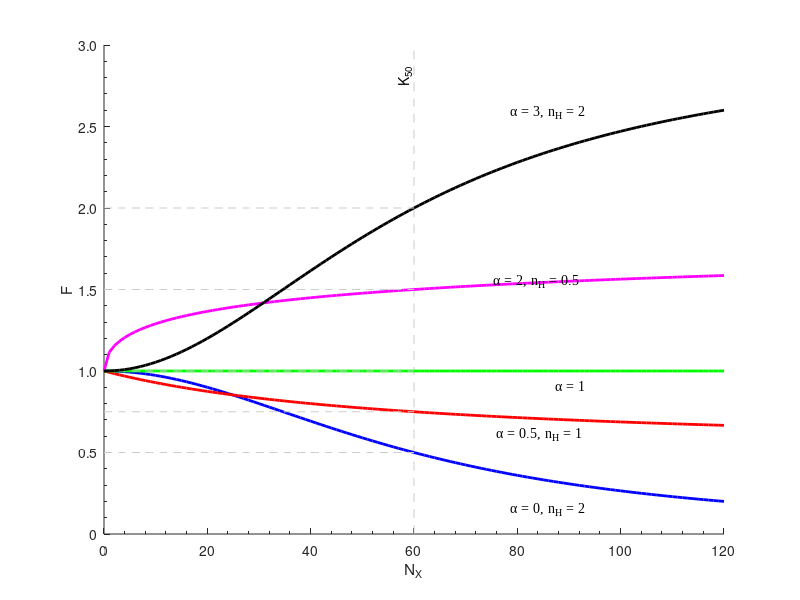

MATLAB code to generate this figure:
% This script makes a graph of the scaling factor F as a function 
% of the number of agents X

% Author: Alex Plakantonakis,   Copyright (c) 2019.           License: GNU GPLv3

clear; 

% Parameters
agents = 120;
alpha = [0 0.5 1 2 3];
n = [0.5 1 2];
K = 60;

% figure;             hold on;       % For scatter plot in loop

%% Generate data points
for x = 1:size(alpha,2)
    for y = 1:size(n,2)
        for B=0:agents
            F(x,y,B+1) = (K^n(y) + alpha(x) * B^n(y)) / (K^n(y) + B^n(y));
        end
%         scatter(1:agents,k(x,y,:),'.');
    end
end

%% Plot curves
a0n2  = squeeze(F(1,3,:));
a05n1 = squeeze(F(2,2,:));
a1n   = squeeze(F(3,1,:));
a2n05 = squeeze(F(4,1,:));
a3n2  = squeeze(F(5,3,:));

figure1 = figure('Name','H function','NumberTitle','off');
set(figure1,'Position',[1 1 500 450]);                          
hold on;

plot(ones(1,10)*K,linspace(0,3,10),'--','Color',[0.8 0.8 0.8]);  % Plot K-50 (vert)
text(K-2,2.75,'K_{50}','Rotation',90);

p1 = plot(0:agents,a0n2,'b','LineWidth',2,'DisplayName','\alpha = 0  , n_H = 2');
plot(0:K,ones(1,K+1)*a0n2(K+1),'--','Color',[0.8 0.8 0.8]);
a1 = annotation('textbox',[0.735 0.175 0.2 0.047]);
set(a1,'String','\alpha = 0, n_H = 2','FontName','Times New Roman',...
    'FontSize',10,'LineStyle','none');

p2 = plot(0:agents,a05n1,'r','LineWidth',2,'DisplayName','\alpha = 0.5, n_H = 1');
plot(0:K,ones(1,K+1)*a05n1(K+1),'--','Color',[0.8 0.8 0.8]);
a2 = annotation('textbox',[0.715 0.295 0.22 0.047]);
set(a2,'String','\alpha = 0.5, n_H = 1','FontName','Times New Roman',...
    'FontSize',10,'LineStyle','none');

p3 = plot(0:agents,a1n,'g','LineWidth',2,'DisplayName','\alpha = 1');
plot(0:K,ones(1,K+1)*a1n(K+1),'--','Color',[0.8 0.8 0.8]);
a3 = annotation('textbox',[0.80 0.375 0.096 0.047]);
set(a3,'String','\alpha = 1','FontName','Times New Roman',...
    'FontSize',10,'LineStyle','none');

p4 = plot(0:agents,a2n05,'m','LineWidth',2,'DisplayName','\alpha = 2  , n_H = 0.5');
plot(0:K,ones(1,K+1)*a2n05(K+1),'--','Color',[0.8 0.8 0.8]);
a4 = annotation('textbox',[0.710 0.54 0.22 0.047]);
set(a4,'String','\alpha = 2, n_H = 0.5','FontName','Times New Roman',...
    'FontSize',10,'LineStyle','none');

p5 = plot(0:agents,a3n2,'k','LineWidth',2,'DisplayName','\alpha = 3  , n_H = 2');
plot(0:K,ones(1,K+1)*a3n2(K+1),'--','Color',[0.8 0.8 0.8]);
a5 = annotation('textbox',[0.735 0.81 0.2 0.047]);
set(a5,'String','\alpha = 3, n_H = 2','FontName','Times New Roman',...
    'FontSize',10,'LineStyle','none');

hold off;

axis([0 agents 0 3]);
set(gca,'YTickLabel',{'0','0.5','1.0','1.5','2.0','2.5','3.0'});
set(gca,'XMinorTick','on','YMinorTick','on','Box','off');
xlabel('N_X');                  ylabel('F');

% leg = legend([p1 p2 p3 p4 p5]);
% set(leg,'Location','NorthWest');
% set(leg,'FontName','Times New Roman','FontSize',9,...
%     'EdgeColor',[0.95 0.95 0.95]);

%% Finish
clear p* a*;
